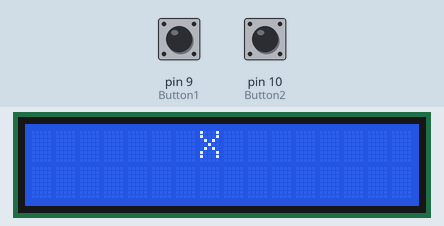
The sketch below on a simulated Arduino Uno, built with avr-gcc and run on an emulated ATmega328P. On the bench: 16×2 character LCD. The test bench sets the inputs (shaded band); at power-on: pin 9 (Button1) HIGH, pin 10 (Button2) HIGH. What the sketch prints to the serial monitor is not drawn.

Above: at 1.2 s.
1.3 s: pin 9 (Button1) pulled LOW for 0.15 s
At 2.4 s:
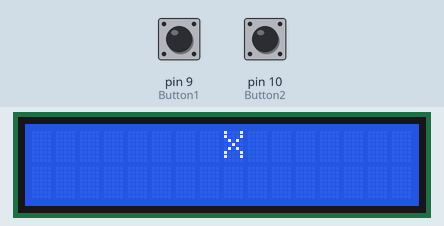
2.9 s: pin 9 (Button1) pulled LOW for 1 s
At 4.9 s:
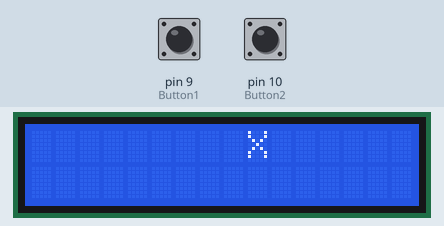
Timing chart, 0 to 6.4 s (numbered marks = the images above; inputs shaded):
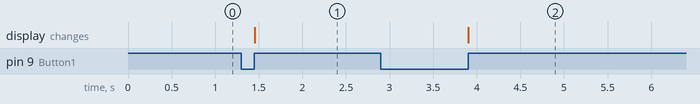

The sketch:

NegEdge.ino
```cpp
#include <LiquidCrystal.h>
int Button1 = 9; //define the 9th digital pin for button brick
int Button2 = 10;
int flag1 = 0;
int flag2 = 0;
boolean _up1=false;
boolean _up2=false;
//int LED = 8; //define the 8th digital pin for LED brick
int i = 7;
LiquidCrystal lcd(2, 3, 4, 5, 6, 7, 8);
void setup()
{
 Serial.begin(9600);
// pinMode(LED,OUTPUT); //set the LED pin for digital output
 pinMode(Button1,INPUT); //set the Button pin for digital input
 pinMode(Button2,INPUT); //set the Button pin for digital input
 lcd.begin(16, 2);
  // Print a message to the LCD.
 lcd.setCursor(7, 0);
 lcd.print("X");
}
void loop()
{
  //Right
 if(digitalRead(Button1) == LOW)
  flag1 = 1;
 if(digitalRead(Button1) == HIGH && (flag1 == 1))
 {
  _up1 = true;
  flag1 = 0;
 }

 if(_up1)
 {
    _up1 = false;
     i = i + 1;
    Serial.print(i);
    lcd.clear();
    lcd.setCursor(i, 0);
    lcd.print("X");
    if (i >=16)
    {
      lcd.setCursor(0, 0);
      lcd.print("Right Win!");
      i = 7;
    }
 }

  //Left
 if(digitalRead(Button2) == LOW)
  flag2 = 1;
 if(digitalRead(Button2) == HIGH && (flag2 == 1))
 {
  _up2 = true;
  flag2 = 0;
 }

 if(_up2)
 {
    _up2 = false;
    i = i - 1;
    Serial.print(i);
    lcd.clear();
    lcd.setCursor(i, 0);
    lcd.print("X");
    if (i <=0)
    {
      lcd.setCursor(0, 0);
      lcd.print("Left Win!");
      i = 7;
    }
 }

  lcd.display();
}
```

Measured:
- after the input at 1.3 s, the display: changes after 0.15 s (image 1)
- after the input at 2.9 s, the display: changes after 1.0 s (image 2)
